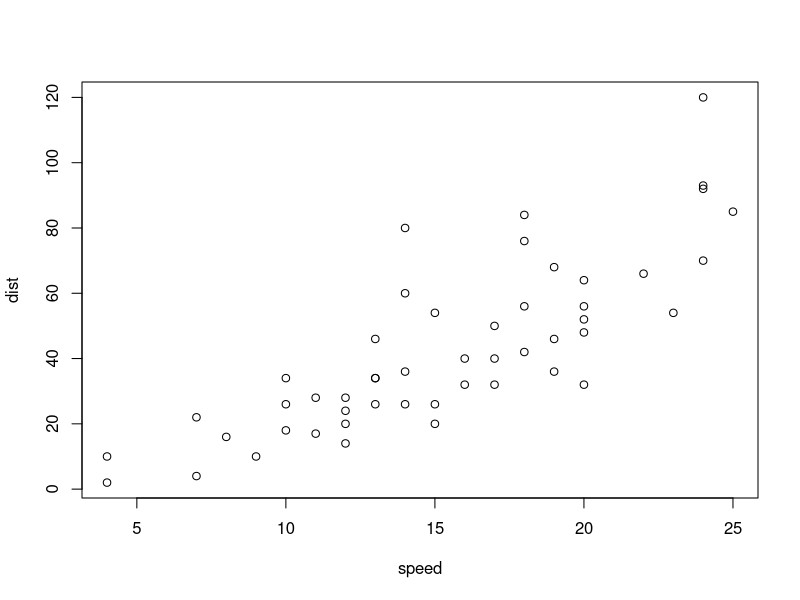
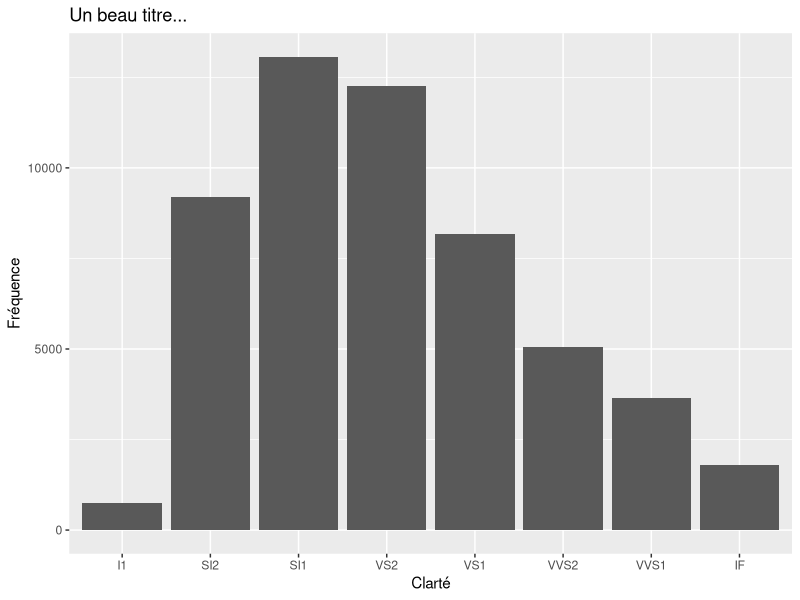
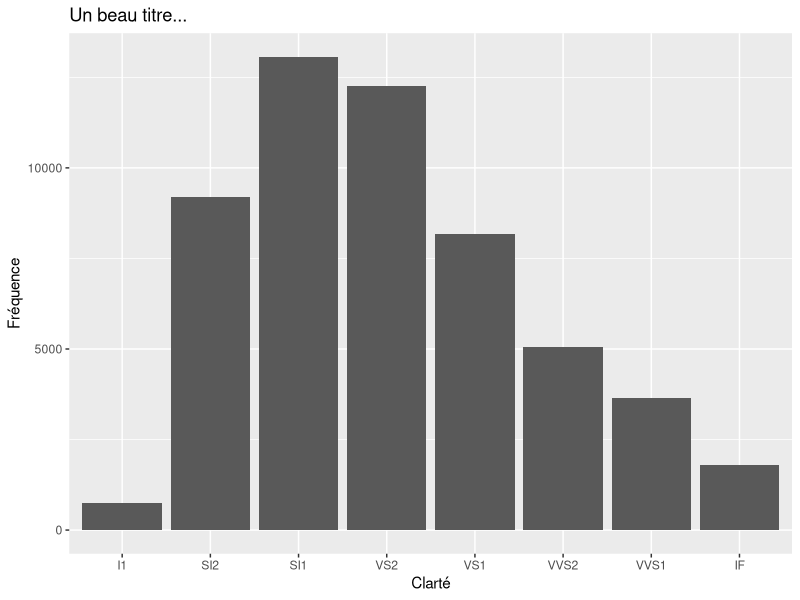
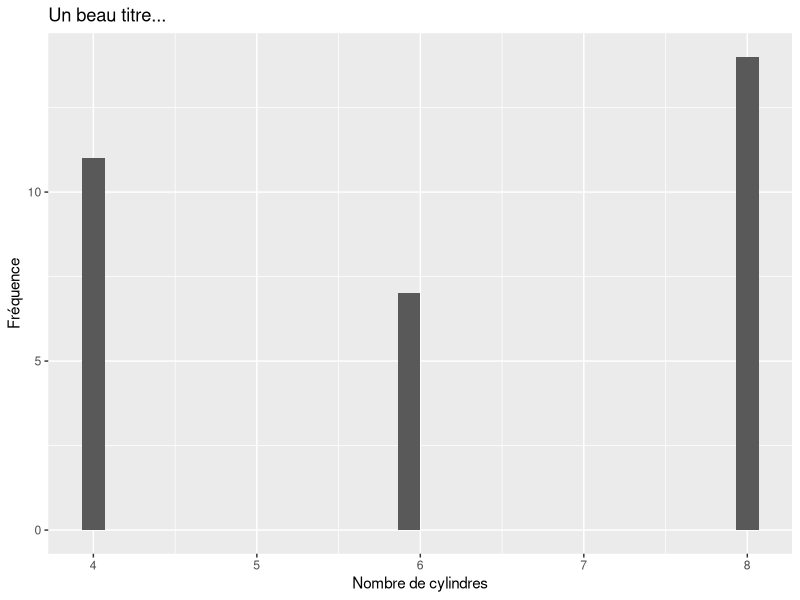
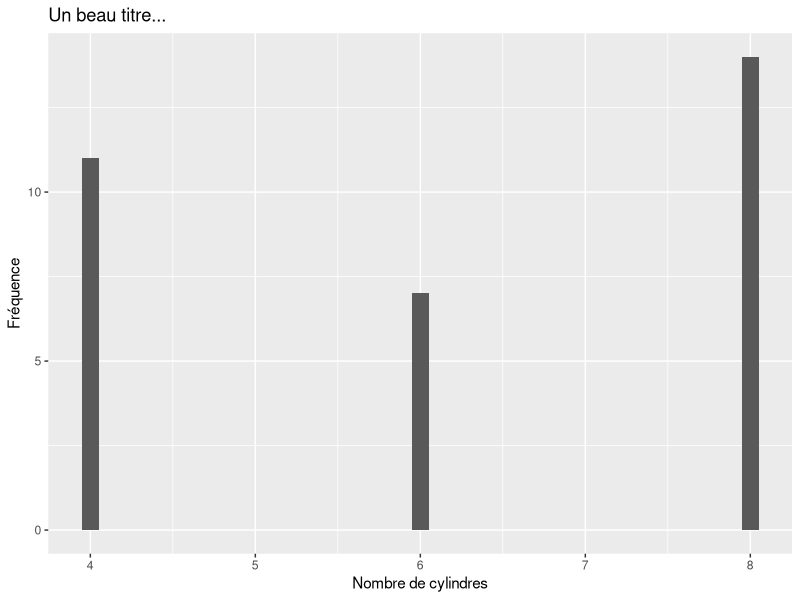
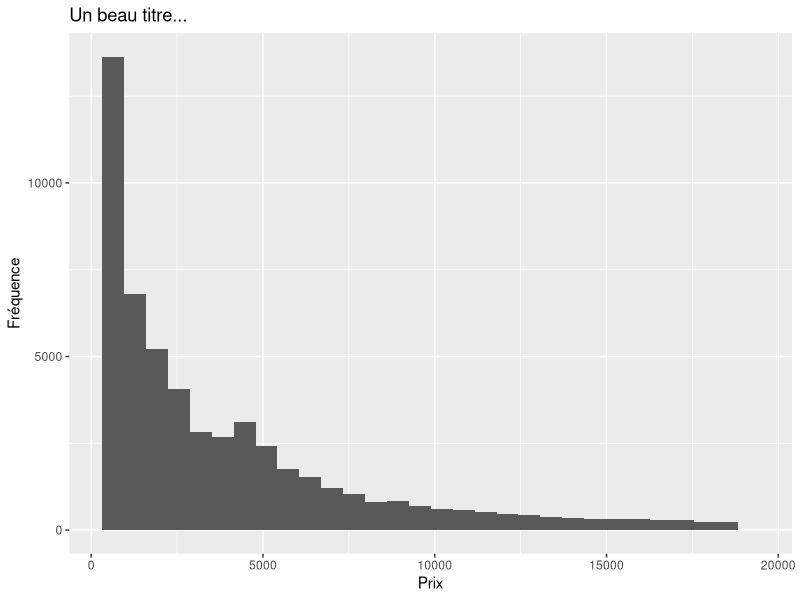
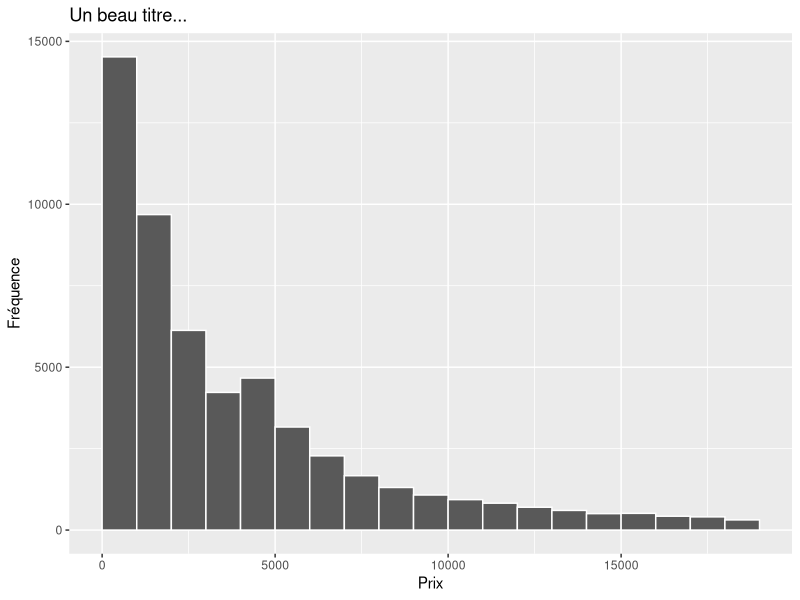
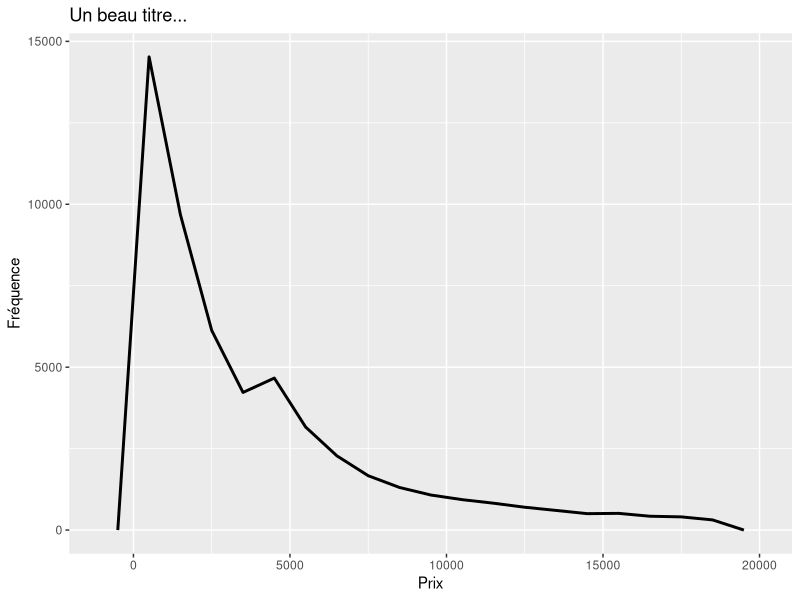

Source code (R) for these figures, in order:
## ---- chunk 1
options(htmltools.dir.version = FALSE)
knitr::opts_chunk$set(fig.align = 'center',
                      fig.width = 6, 
                      fig.height = 6)
## ---- chunk 2
plot(cars)
## ---- chunk 3
list.of.packages <- c("ggplot2", "broom", "MASS", "rmarkdown")
new.packages <- list.of.packages[!(list.of.packages %in% installed.packages()[,"Package"])]
if(length(new.packages)) install.packages(new.packages)
## ---- chunk 4
library(ggplot2)
library(broom)
library(MASS)
library(rmarkdown)
## ---- chunk 5
View(mtcars)
## ---- chunk 6
diamonds
## ---- chunk 7
diamonds$cut[1:10]
## ---- chunk 8
table(diamonds$cut)
## ---- chunk 9
table(diamonds$color)
## ---- chunk 10
mean(diamonds$price)
## ---- chunk 11
mean(diamonds$carat)
## ---- chunk 12
median(diamonds$price)
## ---- chunk 13
median(diamonds$carat)
## ---- chunk 14
res <- range(diamonds$carat)
res
res[2]-res[1]
## ---- chunk 15
res <- range(diamonds$price)
res
res[2]-res[1]
## ---- chunk 16
var(diamonds$price)
## ---- chunk 17
var(diamonds$carat)
## ---- chunk 18
sd(diamonds$carat)
## ---- chunk 19
sd(diamonds$price)
## ---- chunk 20
prix <- diamonds$price
sd(prix)/mean(prix)*100
## ---- chunk 21
carat <- diamonds$carat
sd(carat)/mean(carat)*100
## ---- chunk 22
(650-mean(prix))/sd(prix)
## ---- chunk 23
quantile(diamonds$carat, 0.1)
quantile(diamonds$carat, 0.75)
quantile(diamonds$carat, 0.91)
## ---- chunk 24
summary(diamonds$price)
## ---- chunk 25
summary(diamonds$carat)
## ---- chunk 26
mean(diamonds$price<=850)
## ---- chunk 27
table(diamonds$cut)
## ---- chunk 28
table(diamonds$color)
## ---- chunk 29
addmargins(table(diamonds$cut))
## ---- chunk 30
table(diamonds$cut,diamonds$color)
## ---- chunk 31
prop.table(table(diamonds$cut,diamonds$color))
## ---- chunk 32
addmargins(table(diamonds$cut,diamonds$color))
## ---- chunk 33
addmargins(prop.table(table(diamonds$cut,diamonds$color)))
## ---- chunk 34
qplot(diamonds$clarity, xlab="Clarté", ylab="Fréquence", main="Un beau titre...")
## ---- chunk 35
ggplot(diamonds, aes(clarity)) + 
  geom_bar() +
  labs(
    x = "Clarté",
    y = "Fréquence",
    title = "Un beau titre...")
## ---- chunk 36
qplot(mtcars$cyl, xlab="Nombre de cylindres", ylab="Fréquence", main="Un beau titre...")
## ---- chunk 37
ggplot(mtcars, aes(cyl)) +
  geom_bar(width = 0.1) +
  labs(
    x = "Nombre de cylindres",
    y = "Fréquence",
    title = "Un beau titre...")
## ---- chunk 38
qplot(diamonds$price, xlab="Prix", ylab="Fréquence", main="Un beau titre...")
## ---- chunk 39
ggplot(diamonds, aes(price)) +
  geom_histogram(color = "white", binwidth = 1000, center = 500) +
  labs(
    x = "Prix", 
    y = "Fréquence", 
    title = "Un beau titre...")
## ---- chunk 40
ggplot(diamonds, aes(price)) +
  geom_freqpoly(size = 1, binwidth = 1000, center = 500) +
  labs(
    x = "Prix", 
    y = "Fréquence", 
    title = "Un beau titre...")
## ---- chunk 41
ggplot(diamonds, aes(price)) +
  geom_histogram(color = "white", binwidth = 1000, center = 500) +
  geom_freqpoly(size = 1, binwidth = 1000, center = 500) +
  labs(
    x = "Prix", 
    y = "Fréquence", 
    title = "Un beau titre...")
## ---- chunk 42
ggplot(diamonds, aes(price)) +
  stat_ecdf() +
  labs(
    x = "Prix", 
    y = "Fréquence relative cumulée", 
    title = "Un beau titre...")
## ---- chunk 43
ggplot(diamonds, aes(x=cut, fill=color))+
  geom_bar()+
  labs(
    x = "Coupe",
    y = "Fréquence",
    title = "Un beau titre...")
## ---- chunk 44
ggplot(diamonds, aes(x=cut, fill=color))+
  geom_bar(position ="dodge")+
  labs(
    x = "Coupe",
    y = "Fréquence",
    title = "Un beau titre...")
## ---- chunk 45
ggplot(diamonds, aes(x=cut, fill=color))+
  geom_bar(position ="fill")+
  labs(
    x = "Coupe",
    y = "Fréquence relative",
    title = "Un beau titre...")
## ---- chunk 46
ggplot(diamonds, aes(x = cut, y = price)) + 
  geom_boxplot()+
  labs(
    x = "Coupe",
    y = "Prix",
    title = "Un beau titre...")
## ---- chunk 47
ggplot(diamonds, aes(x=carat, y=price))+
  geom_point()+
  labs(
    x = "Carat",
    y = "Prix",
    title = "Un beau titre...")
## ---- chunk 48
ggplot(diamonds, aes(x=carat, y=price))+
  geom_point()+
  geom_smooth(method="lm")+
  labs(
    x = "Carat",
    y = "Prix",
    title = "Un beau titre...")
## ---- chunk 49
lmfit <- lm(formula = price ~ carat, data = diamonds)
## ---- chunk 50
tidy(lmfit)
## ---- chunk 51
glance(lmfit)
## ---- chunk 52
head(augment(lmfit))
## ---- chunk 53
tidy(t.test(diamonds$price,
            conf.level = 0.95))
## ---- chunk 54
tidy(t.test(diamonds$price,
            conf.level = 0.99))
## ---- chunk 55
tidy(prop.test(with(diamonds,table(cut!="Ideal"))))
## ---- chunk 56
tidy(prop.test(with(diamonds,table(cut!="Ideal")),
                 conf.level = 0.99))
## ---- chunk 57
PrixDiff <- t.test(diamonds$price, 
            mu = 3900,
            alternative = "two.sided",
            paired = FALSE, 
            var.equal = FALSE, 
            conf.level = 0.95)
tidy(PrixDiff)
## ---- chunk 58
PrixPlusGrand <- t.test(diamonds$price, 
                  mu = 3900,
                  alternative = "greater",
                  paired = FALSE, 
                  var.equal = FALSE, 
                  conf.level = 0.90)
tidy(PrixPlusGrand)
